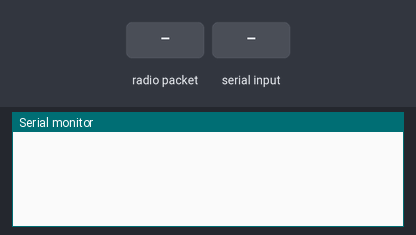
Bench run of a sketch on a simulated Arduino Uno, built with avr-gcc and run on an emulated ATmega328P. Parts: the last lines printed to the serial monitor. The inputs (shaded band) are chosen by the test bench. No radio packets arrive unless stated.

Above: at 1.2 s.
1.3 s: radio packet "1" arrives
At 2.5 s:
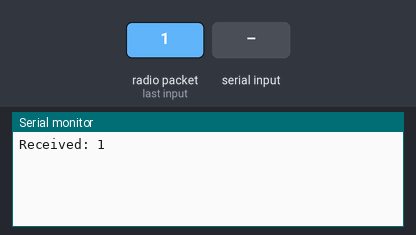
2.8 s: "1\n" received over Serial
At 3.9 s:
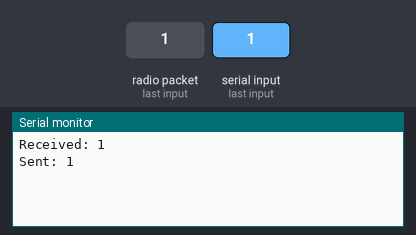

The sketch:

transceiver.ino
```cpp
#include <SPI.h>
#include <RF24.h>

#define CE_PIN   9
#define CSN_PIN 8

const byte address[6] = "00001";

RF24 radio(CE_PIN, CSN_PIN);

void setup() {
  Serial.begin(9600);
  radio.begin();
  radio.openWritingPipe(address);
  radio.openReadingPipe(1, address);
  radio.setPALevel(RF24_PA_HIGH);
  radio.startListening();
}

void loop() {
  if (radio.available()) {
    char receivedMessage[32] = "";
    radio.read(&receivedMessage, sizeof(receivedMessage));
    Serial.print("Received: ");
    Serial.println(receivedMessage);
  }

  if (Serial.available()) {
    char sendMessage[32] = "";
    Serial.readBytesUntil('\n', sendMessage, sizeof(sendMessage));
    radio.stopListening();
    radio.write(&sendMessage, sizeof(sendMessage));
    radio.startListening();
    Serial.print("Sent: ");
    Serial.println(sendMessage);
  }
}
```

Measured:
- after the input at 1.3 s, the serial monitor: prints a new line at once (image 1)
- after the input at 2.8 s, the serial monitor: prints a new line at once (image 2)
